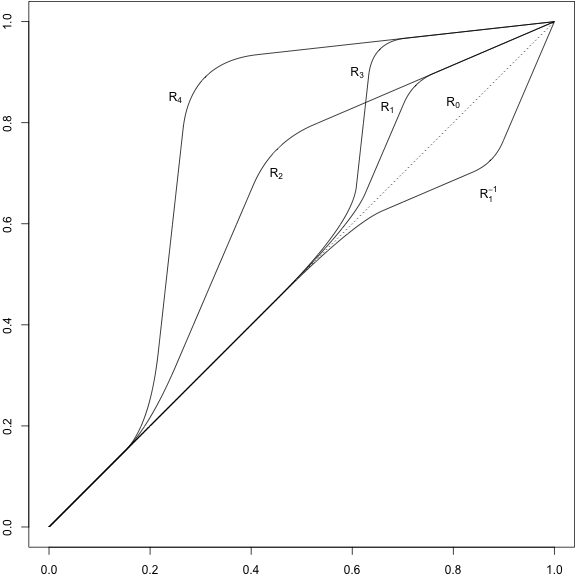

Source code (R):
rm(list=ls(all=TRUE))
source("MUSOLibrary.R")

u = seq(0,1,by=1/1000)
R1 = InvQBezier(u,delta=0.4,delta2=0.4); 
R2 = InvQBezier(u,delta=0.4,delta2=0.8); 
R3 = InvQBezier(u,delta=0.8,delta2=0.4); 
R4 = InvQBezier(u,delta=0.8,delta2=0.8); 

#pdf("Figure_1_ODCs.pdf", width=6, heigh=6)
png("Supp_Figure_1_ODCs.png", width=576, heigh=576)

par(mar=c(2,2,0.1,0.1))
plot(R1,u,type="l")
lines(R2,u)
lines(R3,u)
lines(R4,u)
lines(u,R1)
lines(c(0,1),c(0,1),lty=3)

text(0.8,0.84,expression(R[0]))
text(0.67,0.83,expression(R[1]))
text(0.45,0.7,expression(R[2]))
text(0.61,0.9,expression(R[3]))
text(0.25,0.85,expression(R[4]))
text(0.87,0.66,expression(R[1]^-1))

dev.off()
